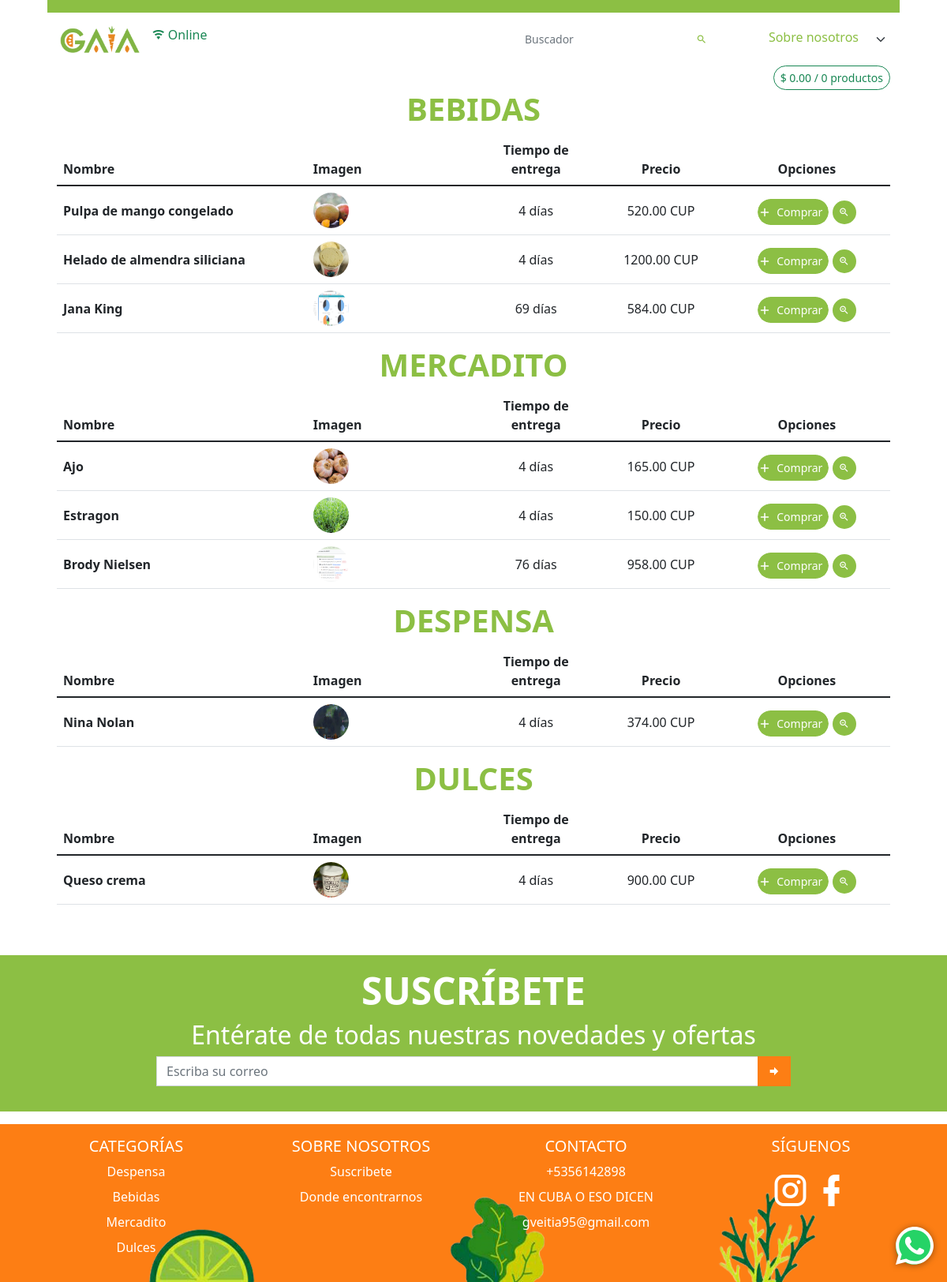
Screenshot of /catalogo/CUP/ with the database file from the repository.
### app_main/models.py (models this page shows, shortened)
class GeneralData(models.Model):
    logo = models.ImageField(upload_to='datos_generales/logo', verbose_name='Logo')
    img_principal = models.ImageField(upload_to='datos_generales/img_principal', verbose_name='Imagen Principal')
    enterprise_name = models.CharField(max_length=100, verbose_name='Nombre de la empresa')
    enterprise_address = models.CharField(max_length=100, verbose_name='Dirección de la empresa', null=True, blank=True)
    taza_cambio = models.FloatField('Taza de cambio', validators=[MinValueValidator(0, 'Debe ser mayor que cero')],
                                    help_text='Valor del Euro en CUP')
    tropipay_impuesto = models.FloatField('Impuesto de Tropipay', default=3.45,
                                          help_text='Porciento del total de la orden aumentado',
                                          validators=[MinValueValidator(0, 'Debe ser mayor que cero')])
    email = models.EmailField('Correo', unique=True,
                              error_messages={'unique': 'Este correo ya existe'})
    phone_number = models.CharField(validators=[phone_regex], max_length=17, unique=True, error_messages={
        'unique': 'Ya este teléfono está registrado'
    }, verbose_name='Celular', null=True, blank=True)
    facebook = models.URLField(verbose_name='Link de Facebook', null=True, blank=True)
    instagram = models.URLField(verbose_name='Link de Instagram', null=True, blank=True)
    def logo_tag(self):
        if self.logo:
            return mark_safe(f'<img src="{self.logo.url}" class="agrandar" width="45" height="45" />')
        return mark_safe(f'<img src="{STATIC_URL}img/empty.png" class="agrandar" width="45" height="45" />')
    logo_tag.short_description = 'Logo'
    def logo_link(self):
        return mark_safe(f'<a href="{self.logo.url}"> {self.logo_tag()}</a>')
    logo_link.short_description = 'Logo'
    def img_principal_tag(self):
        if self.logo:
            return mark_safe(f'<img src="{self.img_principal.url}" class="agrandar" height="45" />')
        return mark_safe(f'<img src="{STATIC_URL}img/empty.png" class="agrandar" width="45" height="45" />')
    img_principal_tag.short_description = 'Img principal'
    def img_principal_link(self):
        return mark_safe(f'<a href="{self.img_principal.url}"> {self.img_principal_tag()}</a>')
    img_principal_link.short_description = 'Img principal'
    class Meta:
        verbose_name = 'Datos Generales'
        verbose_name_plural = verbose_name

class Category(models.Model):
    name = models.CharField(max_length=100, verbose_name='Nombre')
    image = models.ImageField(upload_to='product/img', verbose_name='Imagen Principal', null=True, blank=True)
    destacado = models.BooleanField('Destacada', default=False)
    color = models.CharField('Color', max_length=100, choices=colors, default='198754')
    def get_color(self):
        return mark_safe(
            f'<span class="badge text-white rounded-pill" '
            f'style="background-color: #{self.color}">{self.get_color_display()}</span>')
    def get_colores(self):
        html = ''
        print(colors)
        for i in range(len(colors)):
            html += f'<span class="badge mx-1 text-white rounded-pill"style="background-color: #{colors[i][0]}">{colors[i][1]}</span>'
        print(html)
        return mark_safe(html)
    class Meta:
        verbose_name = 'Categoría'
        verbose_name_plural = 'Categorías'
        ordering = ('name',)
    def __str__(self):
        return self.name
    @property
    def get_prods_count(self):
        return self.product_set.count() if self.product_set.exists() else 0
    def img_link(self):
        if self.image:
            return mark_safe(
                f'<a href="{self.image.url}"><img src="{self.image.url}" class="agrandar mb-2 mr-2" '
                f'width="40" height="40" /></a>')
        return mark_safe(
            f'<a href="{STATIC_URL}img/empty.png"><img src="{STATIC_URL}img/empty.png" class="agrandar mb-2 mr-2" '
            f'width="40" height="40" /></a>')
    img_link.short_description = 'Vista previa'
    get_color.short_description = 'Color'
    get_colores.short_description = 'Colores disponibles'

class Product(models.Model):
    category = models.ForeignKey(Category, on_delete=models.CASCADE, verbose_name='Categoría')
    image = models.ImageField(upload_to='product/img', verbose_name='Imagen Principal', null=True)
    name = models.CharField(max_length=100, verbose_name='Nombre')
    price = models.DecimalField(max_digits=9, verbose_name='Precio', decimal_places=2, help_text='Poner en base a CUP')
    old_price = models.DecimalField(max_digits=9, verbose_name='Precio anterior', decimal_places=2, null=True,
                                    help_text='Este precio debería ser mayor al precio actual', blank=True)
    info = RichTextField(max_length=400, verbose_name='Información', null=True, blank=True)
    about = RichTextField(max_length=400, verbose_name='Sobre el producto', null=True, blank=True)
    is_active = models.BooleanField(default=True, verbose_name='Visible')
    is_important = models.BooleanField(default=True, verbose_name='Destacado')
    stock = models.IntegerField(verbose_name='Cantidad de inventario', default=1)
    date_updated = models.DateTimeField(auto_now=True, null=True, blank=True)
    sales = models.PositiveIntegerField(verbose_name='Ventas', default=0)
    delivery_time = models.PositiveSmallIntegerField('Tiempo de entrega (días)')
    moneda = models.CharField('Moneda', choices=(
        ('CUP', 'CUP'),
        ('Euro', 'Euro'),
        ('Ambas', 'Ambas'),
    ), default='CUP', max_length=200)
    codigo = models.CharField('Código', max_length=100, editable=False, null=True, blank=True)
    class Meta:
        verbose_name = 'Producto'
        verbose_name_plural = 'Productos'
        ordering = ('category',)
    def info_tag(self):
        return mark_safe(self.info)
    def get_image(self):
        if self.image:
            return self.image.url
        return f'{STATIC_URL}img/empty.png'
    def img_link(self):
        if self.image:
            return mark_safe(
                f'<a href="{self.image.url}"><img src="{self.image.url}" class="agrandar mb-2 mr-2" '
                f'width="50" height="50" /></a>')
        return mark_safe(
            f'<a href="{STATIC_URL}img/empty.png"><img src="{STATIC_URL}img/empty.png" class="agrandar mb-2 mr-2" '
            f'width="50" height="50" /></a>')
    def has_old_price(self):
        return mark_safe(f'<img src="{STATIC_URL}admin/img/icon-yes.svg" alt="True">') if self.old_price else mark_safe(
            f'<img src="{STATIC_URL}admin/img/icon-no.svg" alt="False">')
    has_old_price.short_description = 'Tiene descuento'
    img_link.short_description = 'Vista previa'
    info_tag.short_description = 'Información'

class InfoUtil(models.Model):
    title = models.CharField('Título', max_length=100, null=True, blank=True)
    class Meta:
        verbose_name = 'Información útil'
        verbose_name_plural = 'Informaciones útiles'

### app_main/views.py (the view)
# urls.py: path('catalogo/CUP/', CatalogoCUPView.as_view(), name='catalogo-cup'),
class CatalogoCUPView(StartPageCUP):
    template_name = 'catalogo.html'
    def get_context_data(self, *, object_list=None, **kwargs):
        context = super().get_context_data()
        context['title'] = 'Catálogo | Productos CUP'
        context['tipo_moneda'] = 'CUP'
        return context

### app_main/templates/catalogo.html (shortened to what this page needs)
{% extends 'startpage.html' %}
{% load static %}
{% block navbar %}
    <nav class="navbar bg-semi-success"></nav>
    <nav class="navbar bg-white navbar-expand-sm" style="vertical-align: middle">
        <ul class="navbar-nav">
            <li class="nav-item">
                <div class="nav-link">
                    <a href="{{ index_url }}"><img
                            src="{% if business.img_principal %} {{ business.img_principal.url }} {% else %} {% static logo %} {% endif %}"
                            class="ps-2" alt="gaia" height="35"></a>
                </div>
            </li>
            <li class="nav-item">
                <a class="nav-link">
                    <span id="on-off" class="fs-6 rounded-pill"></span>
                </a>
            </li>
        </ul>
        <ul class="navbar-nav ms-auto ">
            <li class="nav-item">
                <div class="nav-link">
                    <form action="">
                        <div class="input-group input-group-sm pe-2">
                            <input type="search" class="form-control border-0 ps-0 rounded-0"
                                   placeholder="Buscador" value="{{ search }}"
                                   aria-label="Example text with button addon"
                                   aria-describedby="button-addon1" name="search">
                            <button class="btn border-0" type="submit" id="button-addon1"><i
                                    class="mdi mdi-magnify text-semi-success"></i></button>
                        </div>
                    </form>
                </div>
            </li>
            <li class="nav-item pe-1 py-1">
                <select class="form-select custom-select h-100 pt-0 text-end border-0 pe-5 text-semi-success"
                        id="select-info">
                    <option selected disabled>Sobre nosotros</option>
                </select>
            </li>
        </ul>
    </nav>
{% endblock %}
{% block content %}
    <div class="text-end">
        <button class="btn btn-outline-success btn-sm rounded-pill" type="button"
                data-bs-toggle="offcanvas"
                data-bs-target="#offcanvasRight" aria-controls="offcanvasRight" id="botoncito-verde">
        </button>
    </div>
    {% include 'table_products.html' %}
{% endblock %}

### templates/table_products.html (shortened to what this page needs)
{% for category in all_categories %}
    <div class="table-responsive">
        <h1 class="text-center text-semi-success text-uppercase display-6 fw-bold user-select-none"
            id="category{{ category.id }}">{{ category }}</h1>
        <table class="table table-hover">
            <thead>
            <tr>
                <th scope="col">Nombre</th>
                <th scope="col">Imagen</th>
                <th class="text-center" scope="col">Tiempo de entrega</th>
                <th class="text-center" scope="col">Precio</th>
                <th class="text-center" scope="col">Opciones</th>
            </tr>
            </thead>
            <tbody class="table-group-divider">
            {% for product in object_list %}
                {% if product.category == category %}
                    <tr class="" style="vertical-align: middle">
                        <th scope="row" style="width: 30%">{{ product.name }}</th>
                        <td style="width: 20%"><img src="{{ product.get_image }}" alt="image" height="45" width="45"
                                                    class="rounded-pill">
                        </td>
                        <td class="text-center " style="width: 15%">{{ product.delivery_time }} días</td>
                        <td class="text-center"
                            style="width: 15%">{{ product.price | floatformat:2 }} {{ tipo_moneda }}</td>
                        <td class="text-center" style="width: 20%">
                            {% if product.stock > 0 %}
                                <Button Class="Button add_to_cart mt-1 btn-success btn btn-success"
                                        name="{{ product.id }}">
                                    <Span>Comprar</Span>
                                </Button>
                            {% else %}
                                <span class="badge fs-6 fw-normal py-2 rounded-pill bg-secondary">Agotado</span>
                            {% endif %}
                            <button type="button"
                                    class="btn btn-success mt-1 border-0 bg-semi-success btn-sm rounded-pill btn-table-ver"
                                    data-bs-toggle="modal" data-bs-target="#product_modal" name="{{ product.id }}">
                                <i class="mdi mdi-magnify-plus-outline"></i>
                            </button>
                        </td>
                    </tr>
                {% endif %}
            {% endfor %}
            </tbody>
        </table>
    </div>
{% endfor %}

### templates/footer.html (shortened to what this page needs)
{% load static %}
<footer class="bd-footer mt-5 bg-semi-success">
    <div class="mx-auto py-3 w-75 px-md-5 px-0">
        <h1 class="text-center text-white text-uppercase display-5 fw-bold user-select-none">suscríbete</h1>
        <h2 class="text-white text-center ">Entérate de todas nuestras novedades y ofertas</h2>
        <form action="{% url 'suscriptor' %}" method="post" id="suscriptor-form">
            <div class="input-group mb-3">
                <input type="email" name="email" class="form-control rounded-0" placeholder="Escriba su correo"
                       aria-label="Recipient's username" required aria-describedby="button-addon2"
                       id="suscriptor-email">
                <button class="btn bg-orange rounded-0" type="submit" id="button-addon2"><i
                        class="mdi mdi-arrow-right-bold"></i>
                </button>
            </div>
        </form>
    </div>
</footer>
<footer class="bd-footer mt-3 bg-orange footer-2">
    <div class="container pt-3">
        <div class="row justify-content-center text-center">
            {% if catalogo_url %}
                <div class="col-6 col-md-3 mb-3">
                    <h5>CATEGORÍAS</h5>
                    <ul class="list-unstyled">
                        {% for category in categories %}
                            <li class="mb-2"><a href="{{ catalogo_url }}#category{{ category.id }}"
                                                class="text-decoration-none text-white">{{ category.name }}</a>
                            </li>
                        {% endfor %}
                    </ul>
                </div>
            {% endif %}
            <div class="col-6 col-md-3  mb-3">
                <h5>SOBRE NOSOTROS</h5>
                <ul class="list-unstyled">
                    {% for info in infoUtil_list %}
                        {% if info.contenidoinfo_set.exists %}
                            <li class="mb-2"><a href="{% url 'info' %}#{{ info.id }}"
                                                class="text-decoration-none text-white">{{ info.title }}</a></li>
                        {% endif %}
                    {% endfor %}
                </ul>
            </div>
            <div class="col-6 col-md-3  mb-3">
                <h5>CONTACTO</h5>
                <ul class="list-unstyled">
                    <li class="mb-2"><a href="tel:{{ business.phone_number }}"
                                        class="text-decoration-none text-white">{{ business.phone_number }}</a>
                    </li>
                    <li class="mb-2"><a href="{{ business.enterprise_address }}"
                                        class="text-decoration-none text-white">{{ business.enterprise_address }}</a>
                    </li>
                    <li class="mb-2"><a href="mailto:{{ business.email }}"
                                        class="text-decoration-none text-white">{{ business.email }}</a></li>
                </ul>
            </div>
            <div class="col-6 col-md-3 mb-3">
                <h5>SÍGUENOS</h5>
                <div>
                    <a href="{{ business.instagram }}"><i class="mdi mdi-instagram mdi-48px text-white"></i></a>
                    <a href="{{ business.facebook }}"><i class="mdi mdi-facebook mdi-48px text-white"></i></a>
                </div>
            </div>
        </div>
    </div>
</footer>

### rows the page displays
GeneralData: img_principal (picture), phone_number "+5356142898", enterprise_address "EN CUBA O ESO DICEN", email "gveitia95@gmail.com"
Category: name "BEBIDAS", name "Bebidas"
Product: name "Pulpa de mango congelado", get_image (picture), delivery_time "4", price "520.00", moneda "CUP"
Product: name "Helado de almendra siliciana", get_image (picture), delivery_time "4", price "1200.00", moneda "CUP"
Product: name "Jana King", get_image (picture), delivery_time "69", price "584.00", tipo_moneda "CUP"
Category: name "MERCADITO", name "Mercadito"
Product: name "Ajo", get_image (picture), delivery_time "4", price "165.00", moneda "CUP"
Product: name "Estragon", get_image (picture), delivery_time "4", price "150.00", moneda "CUP"
Product: name "Brody Nielsen", get_image (picture), delivery_time "76", price "958.00", tipo_moneda "CUP"
Category: name "DESPENSA", name "Despensa"
Product: name "Nina Nolan", get_image (picture), delivery_time "4", price "374.00", moneda "CUP"
Category: name "DULCES", name "Dulces"
Product: name "Queso crema", get_image (picture), delivery_time "4", price "900.00", moneda "CUP"
InfoUtil: title "Suscribete"
InfoUtil: title "Donde encontrarnos"
